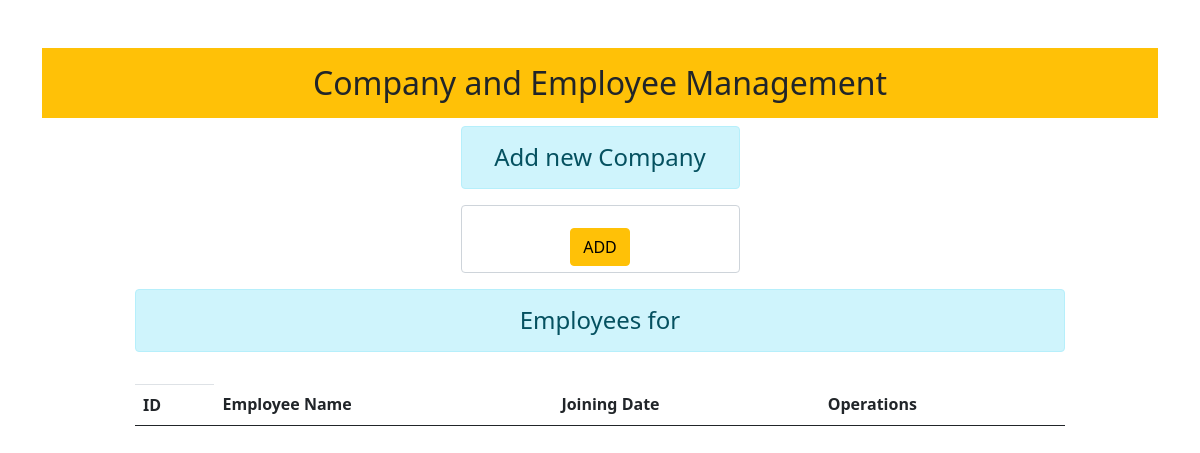
The app's page /39/employee/, older data.
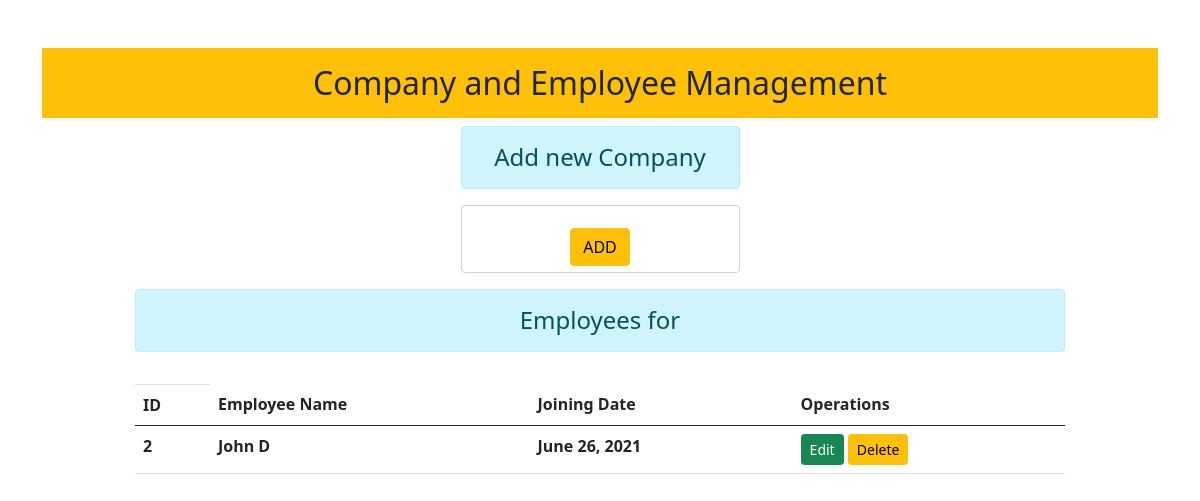
The same page, newer data.
### empman/models.py (models this page shows)
class employeeModel(models.Model):
    employee_company_name = models.ForeignKey(companyModel,on_delete=models.CASCADE)
    employee_name = models.CharField(max_length=100,blank=False)
    employee_created = models.DateField(default=datetime.now,blank=False)

### empman/views.py (the view)
# urls.py: path('<int:id>/employee/',views.viewEmployee,name='showemp')
def viewEmployee(request,id):
    company = companyModel.objects.get(id=id)
    employees = company.employeemodel_set.all() #employess of that company
    return render(request,'empman/employeeshow.html', {'company':company, 'showemps':employees})

### empman/templates/empman/employeeshow.html (shortened to what this page needs)
{% extends 'empman/base.html' %}
{% block content %}
<center>
<div class="col-sm-3">
        <h4 class="alert alert-info">Add new Company</h4>
        <form class="form-control" method="POST">
        <input type="submit" class="btn btn-warning" value="ADD" id="add">
    </form>
</div>
<div class="col-sm-10">
    <h4 class="alert alert-info">Employees for {{eachshowemps.employee_company_name.company_name}}</h4>
    <table class="table table-hover">
        <th class="thead-dark">
        <tr>
            <th scope="col">ID</th>
            <th scope="col">Employee Name</th>
            <th scope="col">Joining Date</th>
            <th scope="col">Operations</th>
        </tr>
        </th>
        <tbody>
          {% for eachshowemps in showemps %}
          <tr>
            <th scope="col">{{eachshowemps.id}}</th>
            <th scope="col">{{eachshowemps.employee_name}}</th>
            <th scope="col">{{eachshowemps.employee_created}}</th>
            <td>
                <a href="" class="btn btn-success btn-sm">Edit</a>
                <a href="" class="btn btn-warning btn-sm">Delete</a>
            </td>
          </tr>
        </tbody>
        {% endfor %}
</div>
</center>
{% endblock %}

Row changes from the older to the newer data that the page shows:
added employeeModel: id "2", employee_name "John D", employee_created "June 26, 2021"
